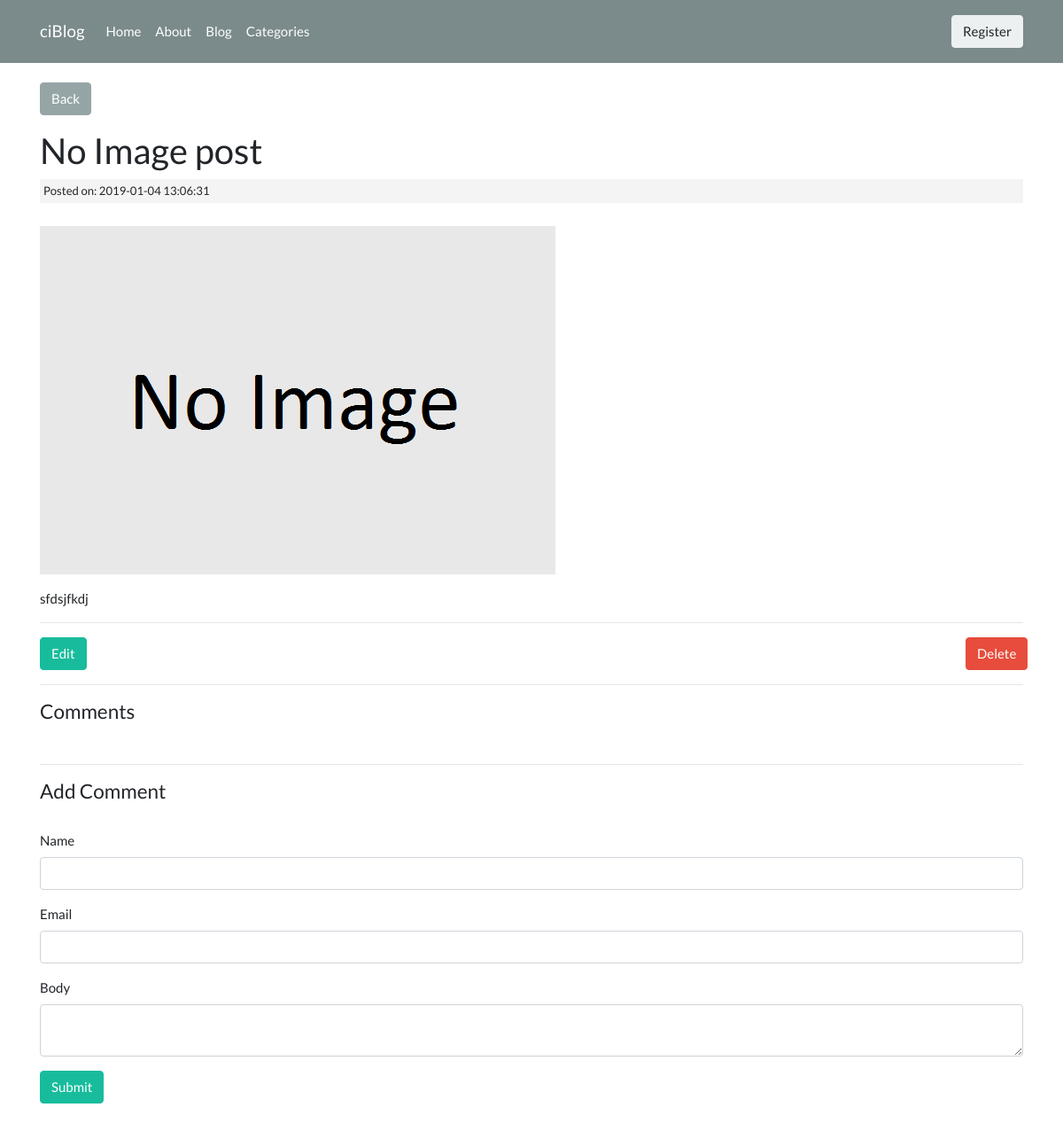
Page /posts/no-image-post on the earlier database version.
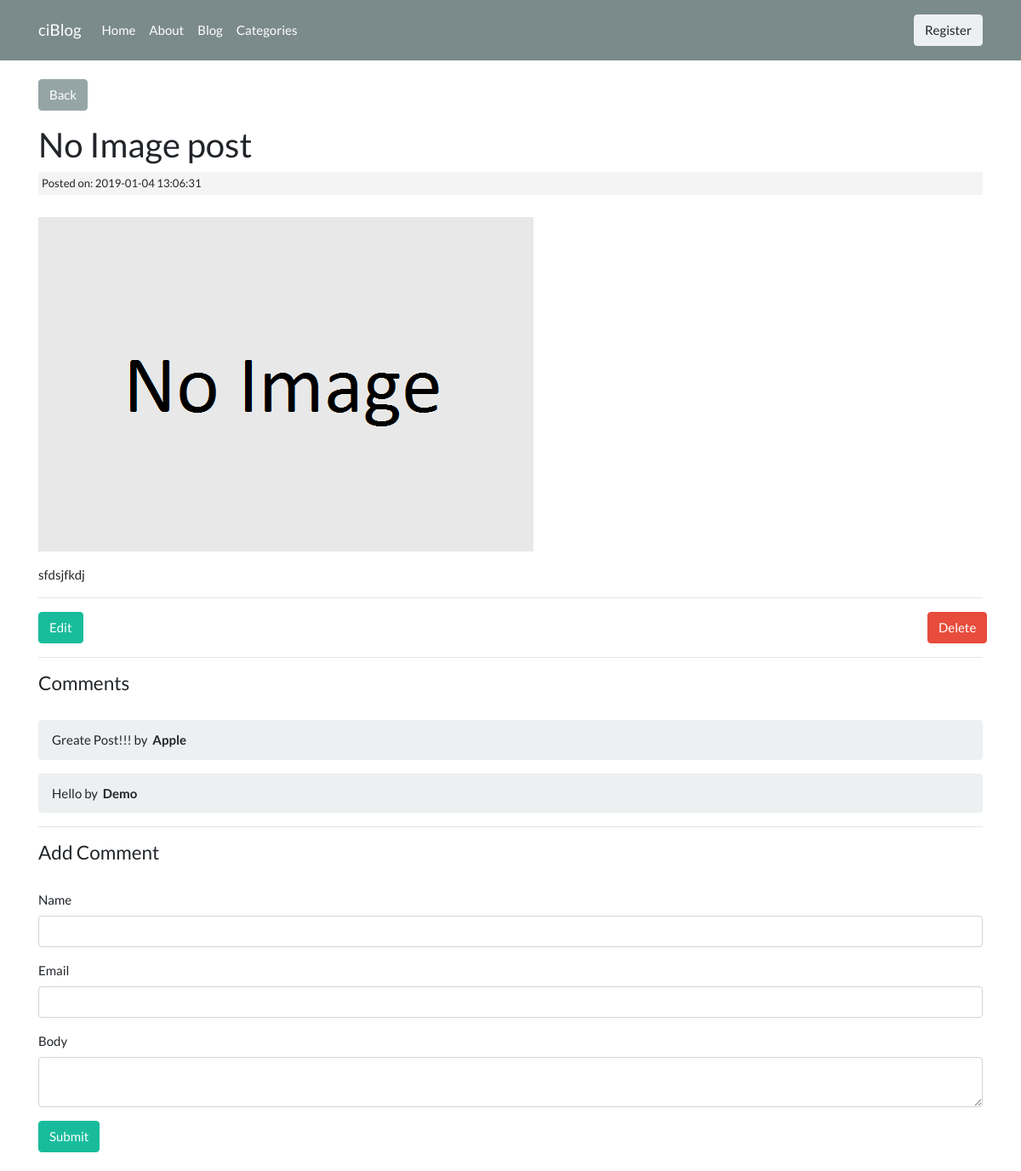
Same page on the later database version.
### tables this page shows
CREATE TABLE `posts` (
  `id` int(11) NOT NULL,
  `category_id` int(11) NOT NULL,
  `user_id` int(11) NOT NULL,
  `title` varchar(255) NOT NULL,
  `slug` varchar(255) NOT NULL,
  `body` text NOT NULL,
  `post_image` varchar(255) NOT NULL,
  `created_at` timestamp NOT NULL DEFAULT CURRENT_TIMESTAMP
);

CREATE TABLE `comments` (
  `id` int(11) NOT NULL,
  `post_id` int(11) NOT NULL,
  `name` varchar(255) NOT NULL,
  `email` varchar(255) NOT NULL,
  `body` text NOT NULL,
  `created_at` timestamp NOT NULL DEFAULT CURRENT_TIMESTAMP
);

### application/controllers/Posts.php (called while the page is built, shortened)
<?php
class Posts extends CI_Controller {
	public function view($slug = NULL) {
		$data['post'] = $this->post_model->get_posts($slug);
		$post_id = $data['post']['id'];
		$data['comments'] = $this->comment_model->get_comments($post_id);
		$this->load->view('templates/header');
		$this->load->view('posts/view', $data);
		$this->load->view('templates/footer');
	}
}

### index.php (called while the page is built, shortened)
<?php
require_once BASEPATH.'core/CodeIgniter.php';

### application/models/Post_model.php (called while the page is built, shortened)
<?php
class Post_model extends CI_Model {
	public function get_posts($slug = FALSE) {
		if($slug === FALSE) {
			$this->db->order_by('posts.created_at', 'DESC');
			$this->db->join('categories', 'categories.id = posts.category_id');
			$query = $this->db->get('posts');
			return $query->result_array();
		}
		else {
			$query = $this->db->get_where('posts', array('slug' => $slug));
			return $query->row_array();
		}
	}
}

### application/models/Comment_model.php (called while the page is built, shortened)
<?php
class Comment_model extends CI_Model {
	public function get_comments($post_id) {
		$query = $this->db->get_where('comments', array('post_id' => $post_id));
		return $query->result_array();
	}
}

### application/views/posts/view.php (the view, shortened to what this page needs)
<p><a class="btn btn-secondary" href="<?php echo base_url('posts'); ?>">Back</a></p>
<h2><?php echo $post['title']; ?></h2>
<small class="post-date">Posted on: <?php echo $post['created_at']; ?></small>
<br/>
<p><img src="<?php echo base_url('assets/images/posts/') . $post['post_image']; ?>"></p>
<div class="post-body">
	<p><?php echo $post['body']; ?></p>
</div>
<hr>
<div class="row">
	<div class="col-md-11">
		<a class="btn btn-success pull-left" href="<?php echo base_url('posts/edit/'.$post['slug']); ?>">Edit</a>
	</div>
	<div class="col-md-1">
		<?php echo form_open('posts/delete/'.$post['id']); ?>
			<input type="submit" value="Delete" class="btn btn-danger">
		<?php echo form_close(); ?>
	</div>
</div>
<hr />
<h4>Comments</h4><br/>
<?php if(isset($comments)): ?>
	<?php foreach($comments as $comment): ?>
		<div class="breadcrumb">
			<?php echo $comment['body']; ?> by &nbsp; <strong><?php echo $comment['name']; ?></strong>
		</div>
	<?php endforeach; ?>
<?php else: ?>
	<p>No comments to display!</p>
<?php endif; ?>
<hr />
<h4>Add Comment</h4><br/>
<?php echo form_open('comments/create/' . $post['id']); ?>
	<div class="form-group">
		<label>Name</label>
		<input type="text" name="name" class="form-control">
	</div>
	<div class="form-group">
		<label>Email</label>
		<input type="text" name="email" class="form-control">
	</div>
	<div class="form-group">
		<label>Body</label>
		<textarea name="body" class="form-control"></textarea>
	</div>
	<button type="submit" class="btn btn-success">Submit</button>
<?php echo form_close(); ?>
<br/>

### application/views/templates/header.php (shortened to what this page needs)
<!DOCTYPE html>
<html lang="en">
<head>
    <link rel="stylesheet" href="https://bootswatch.com/4/flatly/bootstrap.min.css">
    <link rel="stylesheet" href="<?php echo base_url('assets/css/style.css'); ?>">
</head>
<body>
	<nav class="navbar navbar-expand-lg navbar-dark bg-dark">
	  <div class="container">
	  	<a class="navbar-brand" href="<?php echo base_url() ?>">ciBlog</a>
		  <div class="collapse navbar-collapse" id="navbarColor02">
		    <ul class="navbar-nav mr-auto">
		      <li class="nav-item">
		        <a class="nav-link" href="<?php echo base_url() ?>">Home</a>
		      </li>
		      <li class="nav-item">
		        <a class="nav-link" href="<?php echo base_url('about') ?>">About</a>
		      </li>
		      <li class="nav-item">
		        <a class="nav-link" href="<?php echo base_url('posts') ?>">Blog</a>
		      </li>
		      <li class="nav-item">
		        <a class="nav-link" href="<?php echo base_url('categories') ?>">Categories</a>
		      </li>
		    </ul>
		    <form class="form-inline my-2 my-lg-0">
		      <a class="btn btn-light" href="<?php echo base_url('users/register') ?>">Register</a>
		    </form>
		  </div>
	  </div>
	</nav>
	<div class="container"><br/>

### application/views/templates/footer.php (shortened to what this page needs)
	</div>
</body>
</html>

### assets/css/style.css (style rules this page uses)
.post-date { background: #f4f4f4; padding: 4px; margin: 3px 0; display: block; }

Differences in the rows shown:
added comments: body "Greate Post!!!", name "Apple"
added comments: body "Hello", name "Demo"
